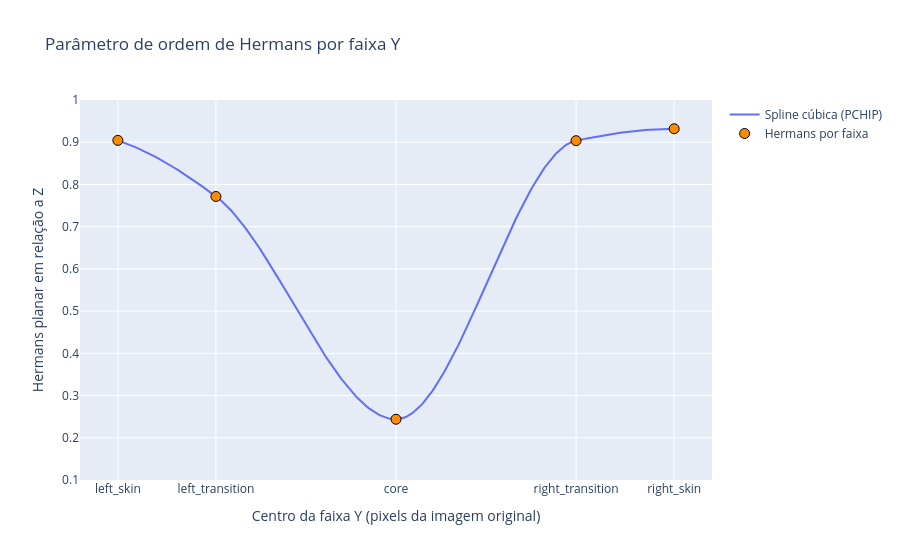

The notebook cell this image was saved under:
### Markdown cell above
## 5. Hermans por faixa Y

Ajuste `y_proportions` para definir a fração do `y_range` destinada a cada região, na ordem do dicionário. As proporções devem ser positivas e somar **1**; as fronteiras são arredondadas para pixels e a última coincide exatamente com o fim de `y_range`. `y_intervals` contém os intervalos resultantes **[início, fim)** nas coordenadas Y originais. O slice é segmentado **por completo** (seção 2: um único Otsu, abertura 2D e `segment_fibers_2d`) e só depois subdividido: cada fibra segmentada é atribuída à faixa que contém o **centróide Y** do seu esqueleto. Assim, fibras que cruzam fronteiras não são cortadas e cada fibra pertence a uma única faixa. O gráfico posiciona cada medida no **centro de sua faixa** e interpola os valores com uma spline cúbica preservadora de forma (PCHIP), somente entre os centros medidos; a curva não representa medições contínuas do material.

### Code cell
y_proportions = {
    'left_skin': 0.15,
    'left_transition': 0.15,
    'core': 0.40,
    'right_transition': 0.15,
    'right_skin': 0.15,
}

if len(y_proportions) < 2:
    raise ValueError('Defina ao menos duas regiões Y para interpolar uma spline entre os pontos.')
if any(not isinstance(fracao, (int, float)) or isinstance(fracao, bool)
       or not np.isfinite(fracao) or fracao <= 0 for fracao in y_proportions.values()):
    raise ValueError('As proporções Y devem ser números positivos e finitos.')
if not np.isclose(sum(y_proportions.values()), 1.0, rtol=0, atol=1e-9):
    raise ValueError('As proporções Y devem somar 1.')

largura_y = y_fim - y_inicio
limites_y = [y_inicio]
acumulado = 0.0
for fracao in list(y_proportions.values())[:-1]:
    acumulado += fracao
    limites_y.append(y_inicio + round(largura_y * acumulado))
limites_y.append(y_fim)
if any(inicio >= fim for inicio, fim in zip(limites_y[:-1], limites_y[1:])):
    raise ValueError('Uma região Y ficou vazia após arredondar as proporções para pixels.')
y_intervals = dict(zip(y_proportions, zip(limites_y[:-1], limites_y[1:])))
print('Intervalos Y calculados:', y_intervals)
anterior_fim = y_inicio
for nome, intervalo in y_intervals.items():
    if (not isinstance(intervalo, (tuple, list)) or len(intervalo) != 2
        or any(not isinstance(v, int) or isinstance(v, bool) for v in intervalo)):
        raise ValueError('Cada intervalo deve ser um par (início, fim) de inteiros.')
    inicio, fim = intervalo
    if not y_inicio <= anterior_fim <= inicio < fim <= y_fim:
        raise ValueError(f'Intervalo {nome}: {intervalo} fora de y_range ou sobreposto/fora de ordem.')
    anterior_fim = fim

limites_internos_y = [fim for _, fim in y_intervals.values()][:-1]


def hermans_por_faixa(orientacoes_plano):
    nomes_faixas = np.array(list(y_intervals))
    faixa_por_fibra = nomes_faixas[np.digitize(orientacoes_plano['centroide_y'], limites_internos_y)]
    resultados = []
    for nome, (inicio, fim) in y_intervals.items():
        fibras_na_faixa = orientacoes_plano[faixa_por_fibra == nome]
        resultados.append({'regiao': nome, 'y_inicio': inicio, 'y_fim': fim,
                           'n_fibras': len(fibras_na_faixa),
                           'hermans_z': calcular_hermans_z(fibras_na_faixa) if len(fibras_na_faixa) else np.nan})
    return resultados, faixa_por_fibra


resultados_faixas, faixa_por_fibra = hermans_por_faixa(orientacoes)
mapa_faixas = np.zeros(esqueletos.shape, dtype=int)
for indice_faixa, nome in enumerate(y_intervals, start=1):
    for rotulo in orientacoes.loc[faixa_por_fibra == nome, 'rotulo']:
        mapa_faixas[fibras == rotulo] = indice_faixa
fig, ax = plt.subplots(figsize=(8, 10))
ax.imshow(label2rgb(mapa_faixas, bg_label=0), extent=(y_inicio, y_fim, slice_yz.shape[0], 0))
for limite in limites_internos_y:
    ax.axvline(limite, color='white', linestyle='--', linewidth=1)
for nome, (inicio, fim) in y_intervals.items():
    ax.text((inicio + fim) / 2, -10, nome, ha='center', va='bottom', fontsize=8)
ax.set_title('Fibras do slice completo, coloridas pela faixa do centróide Y', pad=25)
ax.set_xlabel('Y (pixels)')
ax.set_ylabel('Z (pixels)')
fig.tight_layout()
plt.show()

resultados_faixas = pd.DataFrame(resultados_faixas)
display(resultados_faixas)
centros_y = (resultados_faixas['y_inicio'].to_numpy() + resultados_faixas['y_fim'].to_numpy()) / 2
valores_z = resultados_faixas['hermans_z'].to_numpy()
validos = np.isfinite(valores_z)
centros_y, valores_z = centros_y[validos], valores_z[validos]
spline = PchipInterpolator(centros_y, valores_z)
y_continuo = np.linspace(centros_y[0], centros_y[-1], 300)
fig = go.Figure()
fig.add_trace(
    go.Scatter(x=y_continuo, y=spline(y_continuo), mode='lines', name='Spline cúbica (PCHIP)')
)
fig.add_trace(
    go.Scatter(
        x=centros_y,
        y=valores_z,
        mode='markers',
        name='Hermans por faixa',
        text=resultados_faixas['regiao'][validos],
        marker={'size': 10, 'color': 'darkorange', 'line': {'color': 'black', 'width': 1}},
    )
)
fig.update_layout(
    title='Parâmetro de ordem de Hermans por faixa Y',
    xaxis={
        'title': 'Centro da faixa Y (pixels da imagem original)',
        'tickmode': 'array',
        'tickvals': centros_y,
        'ticktext': list(resultados_faixas['regiao'][validos]),
    },
    yaxis={'title': 'Hermans planar em relação a Z', 'range': [0.1, 1]},
)
fig.show()

### Figure 1 — Plotly figure (JSON) as saved in the notebook; plotly's stock layout.template omitted (floating-point values rounded to 4 significant figures; data arrays with more than 128 entries replaced by an {"elided": "..."} marker saying what was removed)
{"data": [{"mode": "lines", "name": "Spline cúbica (PCHIP)", "type": "scatter", "x": {"elided": "300 float values"}, "y": {"elided": "300 float values"}}, {"marker": {"color": "darkorange", "line": {"color": "black", "width": 1}, "size": 10}, "mode": "markers", "name": "Hermans por faixa", "text": ["left_skin", "left_transition", "core", "right_transition", "right_skin"], "type": "scatter", "x": [200.0, 300.5, 485.0, 669.5, 770.0], "y": [0.9043, 0.7715, 0.2439, 0.9037, 0.9319]}], "layout": {"title": {"text": "Parâmetro de ordem de Hermans por faixa Y"}, "xaxis": {"tickmode": "array", "ticktext": ["left_skin", "left_transition", "core", "right_transition", "right_skin"], "tickvals": [200.0, 300.5, 485.0, 669.5, 770.0], "title": {"text": "Centro da faixa Y (pixels da imagem original)"}}, "yaxis": {"range": [0.1, 1], "title": {"text": "Hermans planar em relação a Z"}}}}
